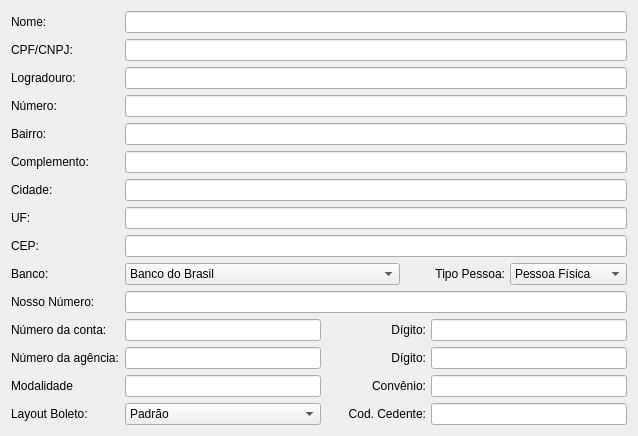
         <widget class="QWidget" name="tab">
          <attribute name="title">
           <string>Recebedor</string>
          </attribute>
          <layout class="QFormLayout" name="formLayout_2">
           <item row="0" column="0">
            <widget class="QLabel" name="label_11">
             <property name="text">
              <string>Nome:</string>
             </property>
            </widget>
           </item>
           <item row="0" column="1">
            <widget class="QLineEdit" name="lineEdit_2"/>
           </item>
           <item row="1" column="0">
            <widget class="QLabel" name="label_12">
             <property name="text">
              <string>CPF/CNPJ:</string>
             </property>
            </widget>
           </item>
           <item row="1" column="1">
            <widget class="QLineEdit" name="lineEdit_5"/>
           </item>
           <item row="2" column="0">
            <widget class="QLabel" name="label_13">
             <property name="text">
              <string>Logradouro:</string>
             </property>
            </widget>
           </item>
           <item row="3" column="0">
            <widget class="QLabel" name="label_17">
             <property name="text">
              <string>Número:</string>
             </property>
            </widget>
           </item>
           <item row="4" column="0">
            <widget class="QLabel" name="label_25">
             <property name="text">
              <string>Bairro:</string>
             </property>
            </widget>
           </item>
           <item row="5" column="0">
            <widget class="QLabel" name="label_30">
             <property name="text">
              <string>Complemento:</string>
             </property>
            </widget>
           </item>
           <item row="6" column="0">
            <widget class="QLabel" name="label_77">
             <property name="text">
              <string>Cidade:</string>
             </property>
            </widget>
           </item>
           <item row="7" column="0">
            <widget class="QLabel" name="label_78">
             <property name="text">
              <string>UF:</string>
             </property>
            </widget>
           </item>
           <item row="8" column="0">
            <widget class="QLabel" name="label_79">
             <property name="text">
              <string>CEP:</string>
             </property>
            </widget>
           </item>
           <item row="2" column="1">
            <widget class="QLineEdit" name="lineEdit_11"/>
           </item>
           <item row="3" column="1">
            <widget class="QLineEdit" name="lineEdit_12"/>
           </item>
           <item row="4" column="1">
            <widget class="QLineEdit" name="lineEdit_25"/>
           </item>
           <item row="5" column="1">
            <widget class="QLineEdit" name="lineEdit_26"/>
           </item>
           <item row="6" column="1">
            <widget class="QLineEdit" name="lineEdit_27"/>
           </item>
           <item row="8" column="1">
            <widget class="QLineEdit" name="lineEdit_28"/>
           </item>
           <item row="7" column="1">
            <widget class="QLineEdit" name="lineEdit_29"/>
           </item>
           <item row="11" column="0">
            <widget class="QLabel" name="label_80">
             <property name="text">
              <string>Número da conta:</string>
             </property>
            </widget>
           </item>
           <item row="11" column="1">
            <widget class="QFrame" name="frame">
             <property name="frameShape">
              <enum>QFrame::NoFrame</enum>
             </property>
             <property name="frameShadow">
              <enum>QFrame::Raised</enum>
             </property>
             <layout class="QHBoxLayout" name="horizontalLayout">
              <property name="spacing">
               <number>5</number>
              </property>
              <property name="leftMargin">
               <number>0</number>
              </property>
              <property name="topMargin">
               <number>0</number>
              </property>
              <property name="rightMargin">
               <number>0</number>
              </property>
              <property name="bottomMargin">
               <number>0</number>
              </property>
              <item>
               <widget class="QLineEdit" name="lineEdit_31"/>
              </item>
              <item>
               <widget class="QLabel" name="label_81">
                <property name="minimumSize">
                 <size>
                  <width>100</width>
                  <height>0</height>
                 </size>
                </property>
                <property name="text">
                 <string>Dígito:</string>
                </property>
                <property name="alignment">
                 <set>Qt::AlignRight|Qt::AlignTrailing|Qt::AlignVCenter</set>
                </property>
               </widget>
              </item>
              <item>
               <widget class="QLineEdit" name="lineEdit_30"/>
              </item>
             </layout>
            </widget>
           </item>
           <item row="12" column="0">
            <widget class="QLabel" name="label_82">
             <property name="text">
              <string>Número da agência:</string>
             </property>
            </widget>
           </item>
           <item row="12" column="1">
            <widget class="QFrame" name="frame_2">
             <property name="frameShape">
              <enum>QFrame::NoFrame</enum>
             </property>
             <property name="frameShadow">
              <enum>QFrame::Raised</enum>
             </property>
             <layout class="QHBoxLayout" name="horizontalLayout_4">
              <property name="spacing">
               <number>5</number>
              </property>
              <property name="leftMargin">
               <number>0</number>
              </property>
              <property name="topMargin">
               <number>0</number>
              </property>
              <property name="rightMargin">
               <number>0</number>
              </property>
              <property name="bottomMargin">
               <number>0</number>
              </property>
              <item>
               <widget class="QLineEdit" name="lineEdit_32"/>
              </item>
              <item>
               <widget class="QLabel" name="label_83">
                <property name="minimumSize">
                 <size>
                  <width>100</width>
                  <height>0</height>
                 </size>
                </property>
                <property name="text">
                 <string>Dígito:</string>
                </property>
                <property name="alignment">
                 <set>Qt::AlignRight|Qt::AlignTrailing|Qt::AlignVCenter</set>
                </property>
               </widget>
              </item>
              <item>
               <widget class="QLineEdit" name="lineEdit_33"/>
              </item>
             </layout>
            </widget>
           </item>
           <item row="13" column="0">
            <widget class="QLabel" name="label_84">
             <property name="text">
              <string>Modalidade</string>
             </property>
            </widget>
           </item>
           <item row="13" column="1">
            <widget class="QFrame" name="frame_3">
             <property name="frameShape">
              <enum>QFrame::NoFrame</enum>
             </property>
             <property name="frameShadow">
              <enum>QFrame::Raised</enum>
             </property>
             <layout class="QHBoxLayout" name="horizontalLayout_5">
              <property name="spacing">
               <number>5</number>
              </property>
              <property name="leftMargin">
               <number>0</number>
              </property>
              <property name="topMargin">
               <number>0</number>
              </property>
              <property name="rightMargin">
               <number>0</number>
              </property>
              <property name="bottomMargin">
               <number>0</number>
              </property>
              <item>
               <widget class="QLineEdit" name="lineEdit_34"/>
              </item>
              <item>
               <widget class="QLabel" name="label_85">
                <property name="minimumSize">
                 <size>
                  <width>100</width>
                  <height>0</height>
                 </size>
                </property>
                <property name="text">
                 <string>Convênio:</string>
                </property>
                <property name="alignment">
                 <set>Qt::AlignRight|Qt::AlignTrailing|Qt::AlignVCenter</set>
                </property>
               </widget>
              </item>
              <item>
               <widget class="QLineEdit" name="lineEdit_35"/>
              </item>
             </layout>
            </widget>
           </item>
           <item row="14" column="0">
            <widget class="QLabel" name="label_86">
             <property name="text">
              <string>Layout Boleto:</string>
             </property>
            </widget>
           </item>
           <item row="14" column="1">
            <widget class="QFrame" name="frame_4">
             <property name="frameShape">
              <enum>QFrame::NoFrame</enum>
             </property>
             <property name="frameShadow">
              <enum>QFrame::Raised</enum>
             </property>
             <layout class="QHBoxLayout" name="horizontalLayout_6">
              <property name="spacing">
               <number>5</number>
              </property>
              <property name="leftMargin">
               <number>0</number>
              </property>
              <property name="topMargin">
               <number>0</number>
              </property>
              <property name="rightMargin">
               <number>0</number>
              </property>
              <property name="bottomMargin">
               <number>0</number>
              </property>
              <item>
               <widget class="QComboBox" name="comboBox_3">
                <property name="sizePolicy">
                 <sizepolicy hsizetype="Expanding" vsizetype="Fixed">
                  <horstretch>0</horstretch>
                  <verstretch>0</verstretch>
                 </sizepolicy>
                </property>
                <item>
                 <property name="text">
                  <string>Padrão</string>
                 </property>
                </item>
               </widget>
              </item>
              <item>
               <widget class="QLabel" name="label_87">
                <property name="minimumSize">
                 <size>
                  <width>100</width>
                  <height>0</height>
                 </size>
                </property>
                <property name="text">
                 <string>Cod. Cedente:</string>
                </property>
                <property name="alignment">
                 <set>Qt::AlignRight|Qt::AlignTrailing|Qt::AlignVCenter</set>
                </property>
               </widget>
              </item>
              <item>
               <widget class="QLineEdit" name="lineEdit_37"/>
              </item>
             </layout>
            </widget>
           </item>
           <item row="9" column="0">
            <widget class="QLabel" name="label">
             <property name="text">
              <string>Banco:</string>
             </property>
            </widget>
           </item>
           <item row="9" column="1">
            <widget class="QFrame" name="frame_5">
             <property name="frameShape">
              <enum>QFrame::NoFrame</enum>
             </property>
             <property name="frameShadow">
              <enum>QFrame::Raised</enum>
             </property>
             <layout class="QHBoxLayout" name="horizontalLayout_7">
              <property name="spacing">
               <number>5</number>
              </property>
              <property name="leftMargin">
               <number>0</number>
              </property>
              <property name="topMargin">
               <number>0</number>
              </property>
              <property name="rightMargin">
               <number>0</number>
              </property>
              <property name="bottomMargin">
               <number>0</number>
              </property>
              <item>
               <widget class="QComboBox" name="comboBox">
                <property name="sizePolicy">
                 <sizepolicy hsizetype="Expanding" vsizetype="Fixed">
                  <horstretch>0</horstretch>
                  <verstretch>0</verstretch>
                 </sizepolicy>
                </property>
                <item>
                 <property name="text">
                  <string>Banco do Brasil</string>
                 </property>
                </item>
                <item>
                 <property name="text">
                  <string>Santander</string>
                 </property>
                </item>
                <item>
                 <property name="text">
                  <string>Caixa Econômica Federal (Convênio SIGCB)</string>
                 </property>
                </item>
                <item>
                 <property name="text">
                  <string>Caixa Econômica Federal (Convênio SICOB) </string>
                 </property>
                </item>
                <item>
                 <property name="text">
                  <string>Bradesco</string>
                 </property>
                </item>
                <item>
                 <property name="text">
                  <string>Itaú</string>
                 </property>
                </item>
                <item>
                 <property name="text">
                  <string>Banco Mercantil</string>
                 </property>
                </item>
                <item>
                 <property name="text">
                  <string>Sicred</string>
                 </property>
                </item>
                <item>
                 <property name="text">
                  <string>Bancoob</string>
                 </property>
                </item>
                <item>
                 <property name="text">
                  <string>Banrisul</string>
                 </property>
                </item>
                <item>
                 <property name="text">
                  <string>HSBC</string>
                 </property>
                </item>
                <item>
                 <property name="text">
                  <string>Banestes</string>
                 </property>
                </item>
                <item>
                 <property name="text">
                  <string>Banco do Nordeste</string>
                 </property>
                </item>
                <item>
                 <property name="text">
                  <string>Banco BRB 
</string>
                 </property>
                </item>
               </widget>
              </item>
              <item>
               <widget class="QLabel" name="label_88">
                <property name="minimumSize">
                 <size>
                  <width>100</width>
                  <height>0</height>
                 </size>
                </property>
                <property name="text">
                 <string>Tipo Pessoa:</string>
                </property>
                <property name="alignment">
                 <set>Qt::AlignRight|Qt::AlignTrailing|Qt::AlignVCenter</set>
                </property>
               </widget>
              </item>
              <item>
               <widget class="QComboBox" name="comboBox_2">
                <property name="sizePolicy">
                 <sizepolicy hsizetype="Expanding" vsizetype="Fixed">
                  <horstretch>0</horstretch>
                  <verstretch>0</verstretch>
                 </sizepolicy>
                </property>
                <item>
                 <property name="text">
                  <string>Pessoa Física</string>
                 </property>
                </item>
                <item>
                 <property name="text">
                  <string>Pessoa Juridica</string>
                 </property>
                </item>
                <item>
                 <property name="text">
                  <string>Outros</string>
                 </property>
                </item>
               </widget>
              </item>
             </layout>
            </widget>
           </item>
           <item row="10" column="0">
            <widget class="QLabel" name="label_89">
             <property name="text">
              <string>Nosso Número:</string>
             </property>
            </widget>
           </item>
           <item row="10" column="1">
            <widget class="QFrame" name="frame_6">
             <property name="frameShape">
              <enum>QFrame::NoFrame</enum>
             </property>
             <property name="frameShadow">
              <enum>QFrame::Raised</enum>
             </property>
             <layout class="QHBoxLayout" name="horizontalLayout_8">
              <property name="spacing">
               <number>5</number>
              </property>
              <property name="leftMargin">
               <number>0</number>
              </property>
              <property name="topMargin">
               <number>0</number>
              </property>
              <property name="rightMargin">
               <number>0</number>
              </property>
              <property name="bottomMargin">
               <number>0</number>
              </property>
              <item>
               <widget class="QLineEdit" name="lineEdit_36"/>
              </item>
             </layout>
            </widget>
           </item>
          </layout>
         </widget>
